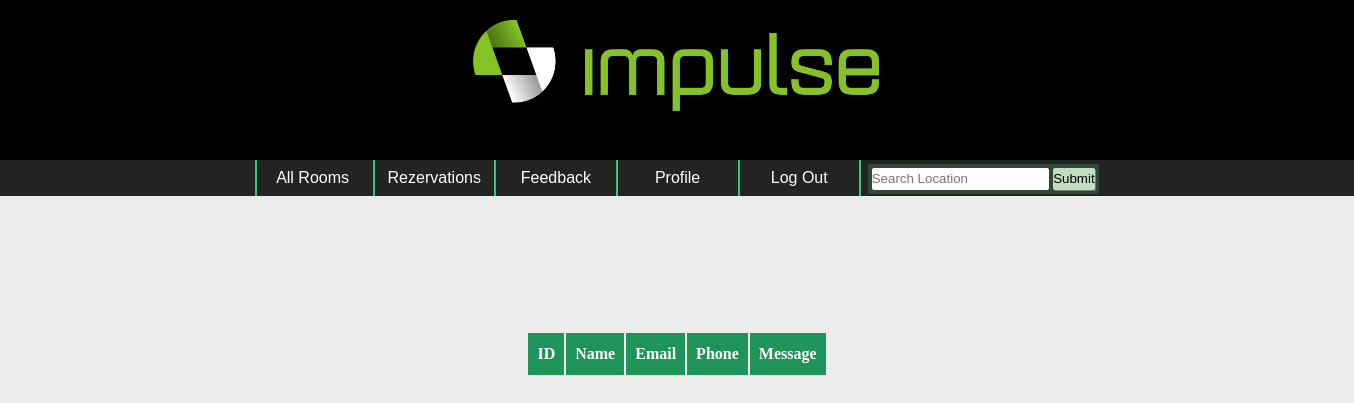
The app's page /feedback.php, older data.
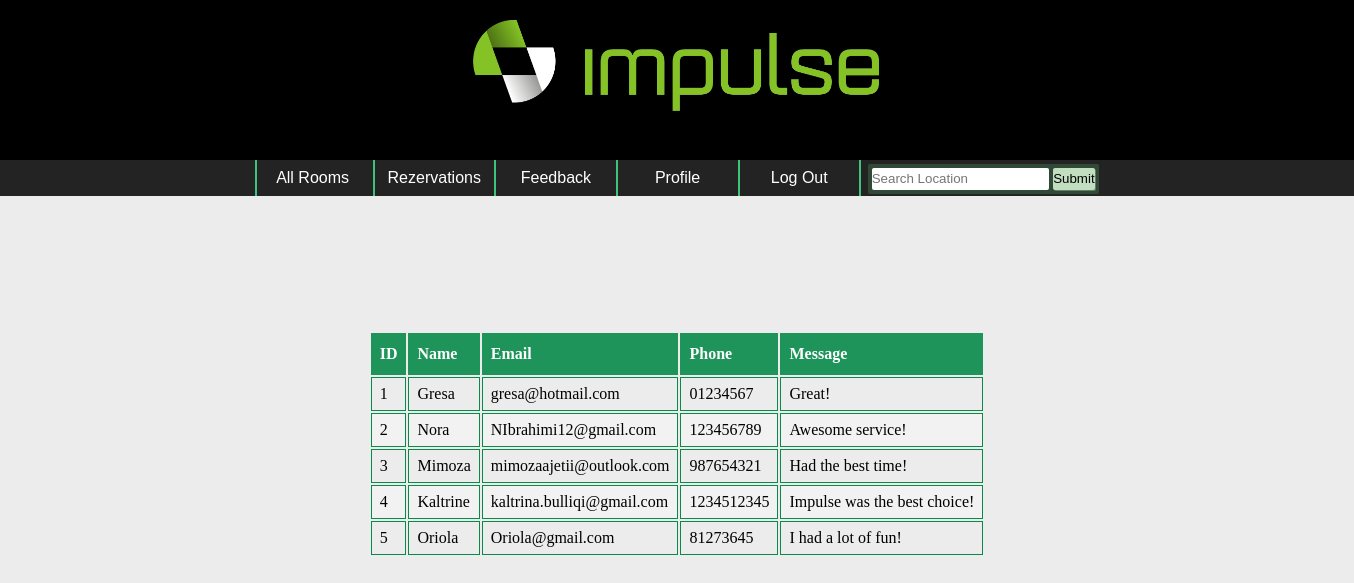
The same page, newer data.
### tables this page shows
CREATE TABLE `feedback` (
  `id` int(11) NOT NULL,
  `name` varchar(50) NOT NULL,
  `email` varchar(50) NOT NULL,
  `phone` varchar(50) NOT NULL,
  `message` varchar(250) NOT NULL
);

### feedback.php (the view, shortened to what this page needs)
<!DOCTYPE html>
<html>
<head>
</head>
<?php
    require_once('db.php');
?>
  <body>
      <div align="center">
                            <table id="feedbacks">
                                <thead >
                                    <th>ID</th>
                                    <th>Name</th>
                                    <th>Email</th>
                                    <th>Phone</th>
                                    <th>Message</th>
                                </thead>
                                <tbody>
                                    <?php
                                        $q = "SELECT * FROM feedback ORDER BY feedback.id ASC";
                                        $run = mysqli_query($con, $q);
                                        if(mysqli_num_rows($run) > 0){
                                            while($row = mysqli_fetch_array($run)){
                                    ?>
                                    <tr>
                                        <td><?php echo $row['id']; ?></td>
                                        <td><?php echo $row['name']; ?></td>
                                        <td><?php echo $row['email']; ?></td>
                                        <td ><?php echo $row['phone']; ?></td>
                                        <td><?php echo $row['message']; ?></td>
                                    </tr>
                                    <?php
                                            }
                                        }
                                    ?>
                                </tbody>
                            </table>
</div>
</body></html>

### feedback.php (style rules this page uses)
#feedbacks td, #feedbacks th { border: 1px solid #088A4B;; padding: 8px; }
#feedbacks tr:nth-child(even) { background-color: #f2f2f2; }
#feedbacks th { padding-top: 12px; padding-bottom: 12px; text-align: left; opacity: 0.9; background-color: #088A4B; color: white; }
div { margin:10%; }

Row changes from the older to the newer data that the page shows:
added feedback: id "1", name "Gresa", email "gresa@hotmail.com", phone "01234567", message "Great!"
added feedback: id "2", name "Nora", email "NIbrahimi12@gmail.com", phone "123456789", message "Awesome service!"
added feedback: id "3", name "Mimoza", email "mimozaajetii@outlook.com", phone "987654321", message "Had the best time!"
added feedback: id "4", name "Kaltrine", email "kaltrina.bulliqi@gmail.com", phone "1234512345", message "Impulse was the best choice!"
added feedback: id "5", name "Oriola", email "Oriola@gmail.com", phone "81273645", message "I had a lot of fun!"
